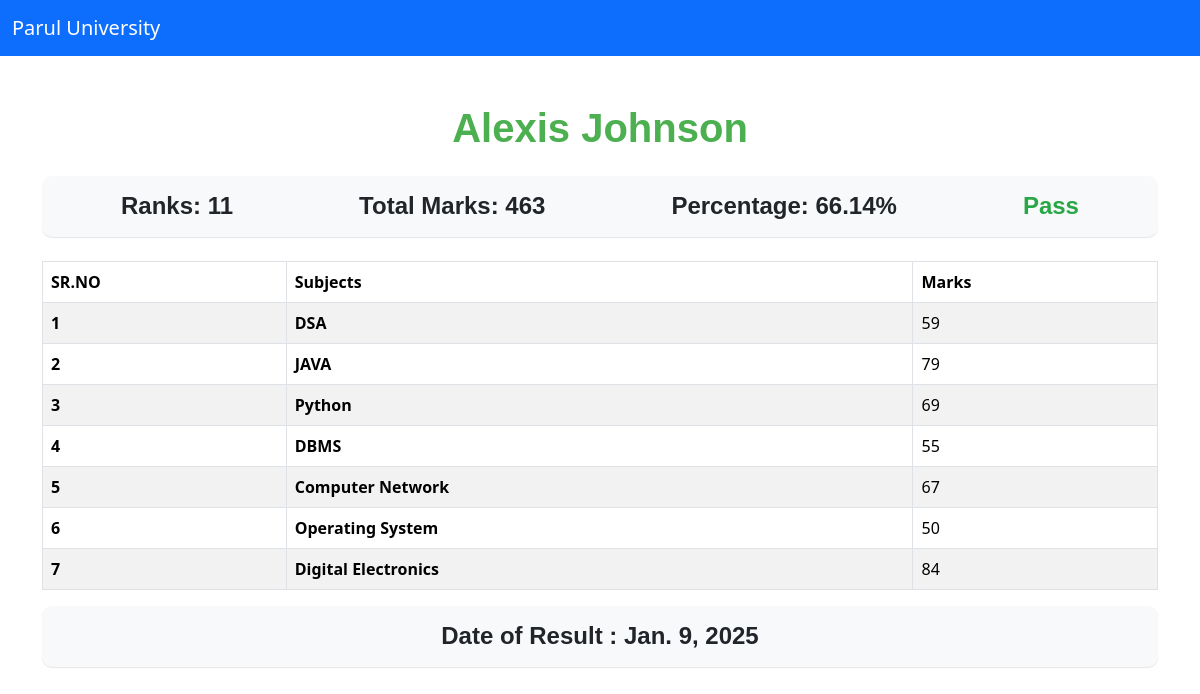
Page /see-marks/STU-0340/ on the committed database.
### Student_repo_App/models.py (models this page shows, shortened)
class Student(models.Model):
    department = models.ForeignKey(Department, related_name="depart", on_delete=models.CASCADE)
    student_id = models.OneToOneField(StudentID, related_name="studentid", on_delete=models.CASCADE)
    student_name = models.CharField(max_length=100)
    student_email = models.EmailField(unique=True)
    student_age = models.IntegerField(default=18)
    student_address = models.TextField()
    class Meta:
        ordering = ["student_name"]
        verbose_name = "student"

class SubjectMarks(models.Model):
    student = models.ForeignKey(Student, related_name="studentmarks", on_delete=models.CASCADE)
    subject = models.ForeignKey(Subjects, on_delete=models.CASCADE)
    marks = models.IntegerField()
    class Meta:
        ordering = ['student']
        unique_together = ['student', 'subject']

class Reportcard(models.Model):
    student = models.ForeignKey(Student, related_name="studentreportcard", on_delete=models.CASCADE)
    student_rank = models.IntegerField()
    date_of_report_card_generation = models.DateField(auto_now_add=True)
    class Meta:
        unique_together = ['student_rank', 'date_of_report_card_generation']

class Subjects(models.Model):
    subject_name = models.CharField(max_length=100)

### Student_repo_App/views.py (the view)
# urls.py: path('see-marks/<student_id>/', see_marks, name = "see_marks")
def see_marks(request, student_id):
    queryset = SubjectMarks.objects.filter(student__student_id__student_id = student_id)
    student = Student.objects.get(student_id__student_id = student_id)
    total_marks = queryset.aggregate(total_marks = Sum('marks'))
    total_avg = queryset.aggregate(total_avg = Avg('marks'))
    current_rank = -1
    ranks = Student.objects.annotate(marks = Sum('studentmarks__marks')).order_by('-marks','-student_age')
    i = 1
    for rank in ranks:
        if student_id == rank.student_id.student_id:
            current_rank = i
            break
        i += 1
    return render(request, 'report/see_marks.html', {'queryset': queryset, 'student': student, 'total_marks':total_marks, 'total_avg':total_avg, 'current_rank':current_rank})

### Templates/report/see_marks.html (shortened to what this page needs)
{% extends "base.html" %}
{% block main %}
<div class="container mt-5">
  <h1 class="text-center mb-4" style="font-family: 'Arial', sans-serif; color: #4CAF50; font-weight: bold; text-transform: capitalize;">
    {{ student.student_name }}
  </h1>
  <div class="d-flex justify-content-around align-items-center mb-4 p-3" style="background-color: #f8f9fa; border-radius: 10px; box-shadow: 0 1px 1px rgba(0, 0, 0, 0.1);">
    <div>
      <h4 style="font-family: 'Arial', sans-serif; font-weight: bold; margin: 0;">Ranks: {{queryset.first.student.studentreportcard.first.student_rank}}</h4>
    </div>
    <div>
      <h4 style="font-family: 'Arial', sans-serif; font-weight: bold; margin: 0;">Total Marks: {{ total_marks.total_marks }}</h4>
    </div>
    <div>
      <h4 style="font-family: 'Arial', sans-serif; font-weight: bold; margin: 0;">Percentage: {{ total_avg.total_avg|floatformat:2 }}%</h4>
    </div>
    <div>
      {% if total_avg.total_avg > 33.0 %}
      <h4 style="font-family: 'Arial', sans-serif; font-weight: bold; color: #28a745; margin: 0;">Pass</h4>
      {% else %}
      <h4 style="font-family: 'Arial', sans-serif; font-weight: bold; color: #dc3545; margin: 0;">Fail</h4>
      {% endif %}
    </div>
  </div>
  <table class="table table-striped table-hover table-bordered">
    <thead>
      <tr>
        <th scope="col">SR.NO</th>
        <th scope="col">Subjects</th>
        <th scope="col">Marks</th>
      </tr>
    </thead>
    <tbody>
    {% for marks in queryset %}
        <th scope="row">{{ forloop.counter }}</th>
        <td>
           <b> {{marks.subject.subject_name}} </b>
        </td>
        <td>
            {{marks.marks}}
        </td>
      {% empty %}
      <tr>
        <td colspan="6" class="text-center">No students found.</td>
      </tr>
      {% endfor %}
    </tbody>
  </table>
  <div class="d-flex justify-content-around align-items-center mb-4 p-3" style="background-color: #f8f9fa; border-radius: 10px; box-shadow: 0 1px 1px rgba(0, 0, 0, 0.1);">
    <div>
      <h4 style="font-family: 'Arial', sans-serif; font-weight: bold; margin: 0;">Date of Result : {{queryset.first.student.studentreportcard.first.date_of_report_card_generation}}</h4>
    </div>
</div>
{% endblock main %}

### rows in the picture
Student: student_name "Alexis Johnson"
SubjectMarks: first.student.studentreportcard.first.student_rank "11", subject.subject_name "DSA", marks "59", first.student.studentreportcard.first.date_of_report_card_generation "Jan. 9, 2025"
SubjectMarks: subject.subject_name "JAVA", marks "79"
SubjectMarks: subject.subject_name "Python", marks "69"
SubjectMarks: subject.subject_name "DBMS", marks "55"
SubjectMarks: subject.subject_name "Computer Network", marks "67"
SubjectMarks: subject.subject_name "Operating System", marks "50"
SubjectMarks: subject.subject_name "Digital Electronics", marks "84"

### other values in the picture
{{ total_marks.total_marks }} "463"
{{ total_avg.total_avg|floatformat:2 }} "66.14"
